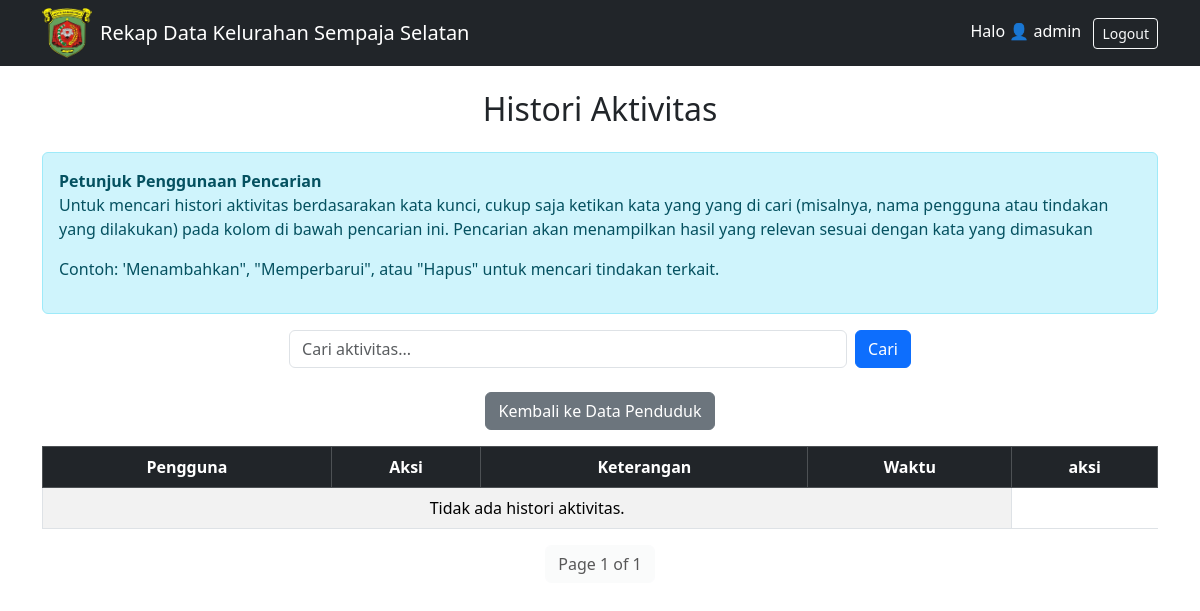
The app's page /Histori/ (signed in), older data.
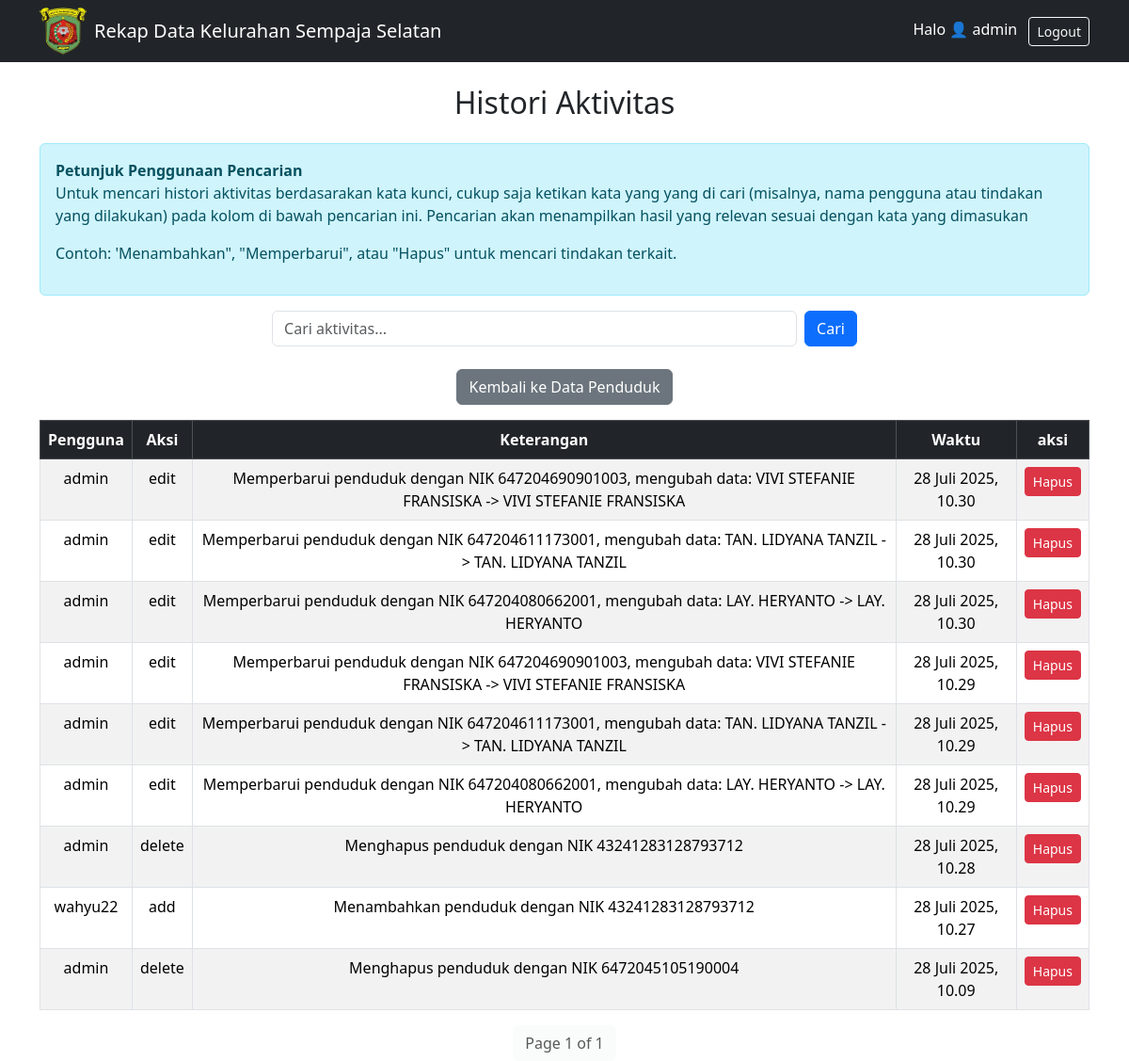
The same page, newer data.
### rekap/models.py (models this page shows, shortened)
class Histori(models.Model):
    ACTION_CHOICES = [
        ('add', 'Add'),
        ('edit', 'Edit'),
        ('delete', 'Delete'),
    ]
    user = models.ForeignKey(User, on_delete=models.CASCADE)  # Pengguna yang melakukan aksi
    action = models.CharField(max_length=20, choices=ACTION_CHOICES)  # Jenis aksi
    object_type = models.CharField(max_length=100)  # Jenis objek yang diubah
    object_id = models.PositiveIntegerField()  # ID objek yang diubah
    timestamp = models.DateTimeField(default=timezone.now)  # Waktu tindakan dilakukan
    details = models.TextField(null=True, blank=True)  # Rincian tentang tindakan

### rekap/views.py (the view)
# urls.py: path('Histori/', views.histori_aktivitas, name='histori_aktivitas'),
@login_required
def histori_aktivitas(request):
    if request.GET.get('q'):
        historis = Histori.objects.filter(details__icontains=request.GET['q']).order_by('-timestamp')  # jika ingin filter pencarian
    else:
        historis = Histori.objects.all().order_by('-timestamp')  # untuk ambil semua data histori yang ada
    paginator = Paginator(historis, 10)
    page = request.GET.get('page')
    historis = paginator.get_page(page)
    return render(request, 'rekap/histori.html', {'historis': historis})

### rekap/templates/rekap/Histori.html (shortened to what this page needs)
{% extends 'rekap/home.html' %}
{% block content %}
<h2 class="text-center mb-4">Histori Aktivitas</h2>
<div class="alert alert-info mb-3">
    <strong>Petunjuk Penggunaan Pencarian</strong>
    <p>Untuk mencari histori aktivitas berdasarakan kata kunci, cukup saja ketikan kata yang yang di cari (misalnya, nama pengguna atau tindakan yang dilakukan) pada kolom di bawah pencarian ini. Pencarian akan menampilkan hasil yang relevan sesuai dengan kata yang dimasukan</p>
    <p>Contoh: 'Menambahkan", "Memperbarui", atau "Hapus" untuk mencari tindakan terkait.</p>
</div>
<form method="get" class="d-flex justify-content-center mb-3">
    <input type="text" name="q" class="form-control w-50 me-2" placeholder="Cari aktivitas..." value="{{ request.GET.q }}">
    <button type="submit" class="btn btn-primary">Cari</button>
</form>
<div class="text-center mt-4">
    <a href="{% url 'list_penduduk' %}" class="btn btn-secondary mb-3">
         Kembali ke Data Penduduk
    </a>
<table class="table table-striped table-bordered">
    <thead class="table-dark">
        <tr class="text-center">
            <th>Pengguna</th>
            <th>Aksi</th>
            <th>Keterangan</th>
            <th>Waktu</th>
            <th>aksi</th>
        </tr>
    </thead>
    <tbody>
        {% for histori in historis %}
        <tr class="text-center">
            <td>{{ histori.user.username }}</td>
            <td>{{ histori.action }}</td>
            <td>{{ histori.details }}</td>
            <td>{{ histori.timestamp }}</td>
            <td>
                <a href="{% url 'hapus_histori' histori.pk %}" class="btn btn-danger btn-sm" onclick="return confirm('Yakin ingin menghapus histori ini?')">Hapus</a>
            </td>
        </tr>
        {% empty %}
        <tr>
            <td colspan="4" class="text-center">Tidak ada histori aktivitas.</td>
        </tr>
        {% endfor %}
    </tbody>
</table>
<div class="d-flex justify-content-center">
    <span class="btn btn-light disabled">Page {{ historis.number }} of {{ historis.paginator.num_pages }}</span>
</div>
{% endblock %}

Row changes from the older to the newer data that the page shows:
added Histori: user.username "admin", action "edit", details "Memperbarui penduduk dengan NIK 647204690901003, mengubah data: VIVI STEFANIE FRANSISKA -> VIVI STEFANIE FRANSISKA", timestamp "28 Juli 2025, 10.30"
added Histori: user.username "admin", action "edit", details "Memperbarui penduduk dengan NIK 647204611173001, mengubah data: TAN. LIDYANA TANZIL -> TAN. LIDYANA TANZIL", timestamp "28 Juli 2025, 10.30"
added Histori: user.username "admin", action "edit", details "Memperbarui penduduk dengan NIK 647204080662001, mengubah data: LAY. HERYANTO -> LAY. HERYANTO", timestamp "28 Juli 2025, 10.30"
added Histori: user.username "admin", action "edit", details "Memperbarui penduduk dengan NIK 647204690901003, mengubah data: VIVI STEFANIE FRANSISKA -> VIVI STEFANIE FRANSISKA", timestamp "28 Juli 2025, 10.29"
added Histori: user.username "admin", action "edit", details "Memperbarui penduduk dengan NIK 647204611173001, mengubah data: TAN. LIDYANA TANZIL -> TAN. LIDYANA TANZIL", timestamp "28 Juli 2025, 10.29"
added Histori: user.username "admin", action "edit", details "Memperbarui penduduk dengan NIK 647204080662001, mengubah data: LAY. HERYANTO -> LAY. HERYANTO", timestamp "28 Juli 2025, 10.29"
added Histori: user.username "admin", action "delete", details "Menghapus penduduk dengan NIK 43241283128793712", timestamp "28 Juli 2025, 10.28"
added Histori: user.username "wahyu22", action "add", details "Menambahkan penduduk dengan NIK 43241283128793712", timestamp "28 Juli 2025, 10.27"
added Histori: user.username "admin", action "delete", details "Menghapus penduduk dengan NIK 6472045105190004", timestamp "28 Juli 2025, 10.09"
Text that changed along with them:
text no longer shown: "Tidak ada histori aktivitas."
